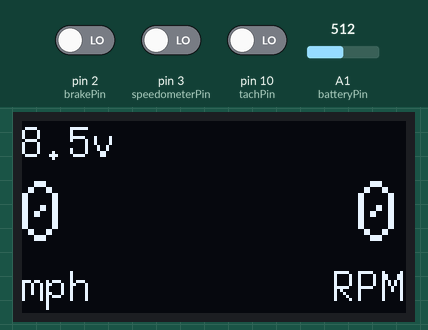
Bench run of a sketch on a simulated Arduino Uno, built with avr-gcc and run on an emulated ATmega328P. On the bench: 128×64 one-colour display. Inputs (shaded band) come from the test bench; at power-on: pin 2 (brakePin) LOW, pin 3 (speedometerPin) LOW, A1 (batteryPin) = 512, pin 10 (tachPin) LOW.

Above: at 1.6 s.
1.7 s: pin 2 (brakePin) driven HIGH
At 3.2 s:
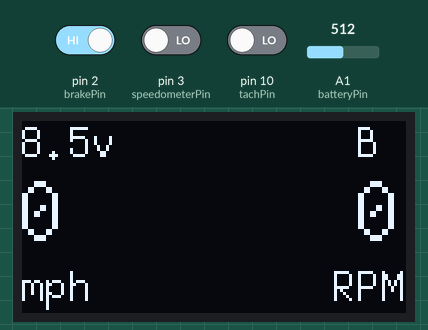
3.5 s: pin 3 (speedometerPin) driven HIGH
At 5.0 s:
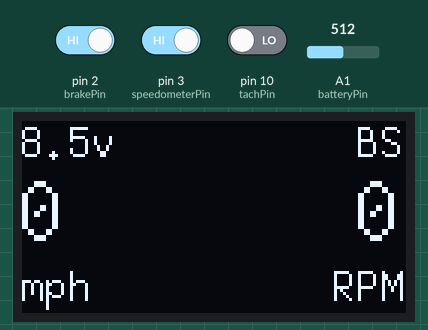
5.5 s: A1 (batteryPin) set to 716
At 6.6 s:
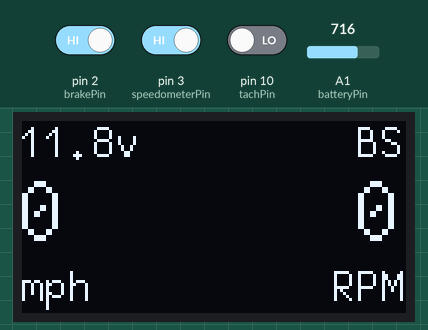
7.5 s: A1 (batteryPin) set to 900
At 9.2 s:
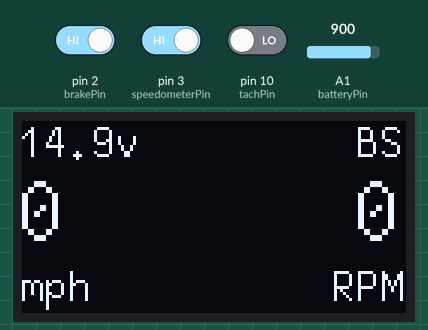
9.5 s: pin 2 (brakePin) driven LOW
At 10.8 s:
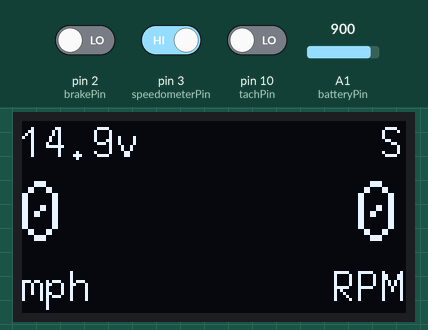
11.5 s: A1 (batteryPin) set to 1010
At 12.3 s:
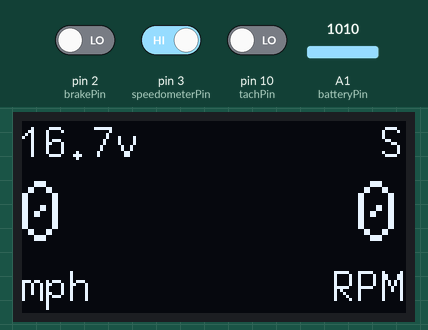
Timing chart, 0 to 14.5 s (numbered marks = the images above; inputs shaded):
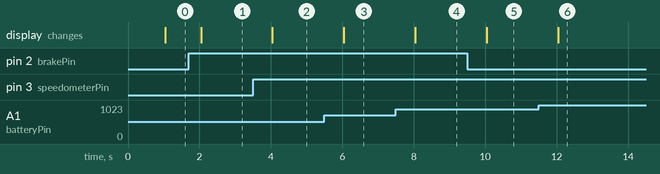

The sketch:

240InfoDisplayATtiny84.ino
```cpp
#include <Wire.h>
#include "SSD1306Ascii.h"
#include "SSD1306AsciiWire.h"
#include <CircularBuffer.h>

CircularBuffer<int, 25> speedBuffer;
CircularBuffer<int, 25> tachBuffer;


#define I2C_ADDRESS 0x3C

int batteryPin = A1;
int brakePin = 2;
int speedometerPin = 3;
int tachPin = 10;
int servoPin = 7;

unsigned long previousDrawMillis = 0;
const long interval = 1000;

const double hzPerMPH = 2.71;
const double hzPerRPM = 1 / 60.0 * 2;
//correction factor for non-stock wheel size
const double correctionFactor = .94;
const int noPulseTimeout = 500; //ms

unsigned int maxSpeed = 160;
unsigned int maxRPM = 7500;

unsigned long lastSpeedoPulse;
unsigned long lastTachPulse;
unsigned long speedoCycleDuration;
unsigned long tachCycleDuration;
bool prevSpeedState = false;
bool prevTachState = false;
float tachState;
float speedState;

// keep track if the last loop cycle had in a draw in it
// (messes up timings, data needs to be tossed)
bool drewRecently = false;

SSD1306AsciiWire oled;
//------------------------------------------------------------------------------
void setup() {
  Wire.begin();
  Wire.setClock(400000L);
  oled.begin(&Adafruit128x64, I2C_ADDRESS);

  pinMode(brakePin, INPUT);
  pinMode(speedometerPin, INPUT);


  oled.setFont(ZevvPeep8x16);
}

double readVoltage() {
  int sensorValue = analogRead(batteryPin);
  double voltage = (sensorValue / 1023.0) * 5 /  (10.0 / (23.8 + 10.0)); //voltage divider constant
  return voltage;
}
//------------------------------------------------------------------------------
void loop() {
  unsigned long currentMillis = millis();
  unsigned long time_now = micros();

  // Use EWMA on signal as a simple low pass filter
  speedState = speedState * 0.9 + (float)digitalRead(speedometerPin) * .1;
  bool speedBool = speedState >= 0.5;
  if (speedBool != prevSpeedState && speedBool == HIGH) { //only trigger on rising
    speedoCycleDuration = time_now - lastSpeedoPulse;
    lastSpeedoPulse = time_now;
    int speed = (d2_frequency(speedoCycleDuration) / hzPerMPH * correctionFactor);
    if (!drewRecently && speed <= maxSpeed && speed > 0) {
      // Add to circular buffer
      speedBuffer.push(speed);
    }
    drewRecently = false;
  }
  prevSpeedState = speedBool;

  tachState = tachState * 0.8 + (float)digitalRead(tachPin) * .2;
  bool tachBool = tachState >= 0.5;
  if (tachBool != prevTachState && tachBool == HIGH) {
    tachCycleDuration = time_now - lastTachPulse;
    lastTachPulse = time_now;
    int rpm = (int)(d2_frequency(tachCycleDuration) / hzPerRPM);
    if (!drewRecently && rpm <= maxRPM && rpm >= 0) {
      // Add to circular buffer
      tachBuffer.push(rpm);
    }
    drewRecently = false;
  }
  prevTachState = tachBool;

  // if we have not seen a pulse inside the timeout period, reset circular buffer
  if ((time_now - lastTachPulse) / 1000 > noPulseTimeout) {
    tachBuffer.clear();
  }
  if ((time_now - lastSpeedoPulse) / 1000 > noPulseTimeout) {
    speedBuffer.clear();
  }

  // draw every interval ms
  if (currentMillis - previousDrawMillis >= interval) {
    int rpm = 0;
    int speed = 0;

    if (speedBuffer.size() > 0) {
      for (unsigned int i = 0; i < speedBuffer.size(); i++) {
        speed += ((float)speedBuffer[i]);
      }
      speed /= speedBuffer.size();
    }

    if (tachBuffer.size() > 0) {
      for (unsigned int i = 0; i < tachBuffer.size(); i++) {
        rpm += ((float)tachBuffer[i]);
      }
      rpm /= tachBuffer.size();
      //round to nearest 50
      rpm = (((rpm + 25) / 50) * 50);
    }

    oled.set1X();
    //oled.clear();

    oled.setCursor(0, 0);
    oled.print(readVoltage(), 1);
    oled.print("v");

    //    oled.setCursor(80, 0);
    //    oled.print(speedBuffer.size());
    //    oled.print(' ');
    //    oled.print(speedBuffer[0]);
    //    oled.print("  ");
    oled.setCursor(112, 0);
    bool brakeState = digitalRead(brakePin);
    if (brakeState) {
      oled.print("B");
    } else {
      oled.print(" ");
    }

    if (speedState) {
      oled.print("S");
    } else {
      oled.print(" ");
    }


    oled.setCursor(0, 2);
    oled.set2X();
    oled.print(speed);
    if (speed < 10) oled.print(' ');
    if (speed < 100) oled.print(' ');

    oled.setCursor(16 * 4, 2);
    oled.set2X();
    if (rpm < 1000) oled.print(' ');
    if (rpm < 100) oled.print(' ');
    if (rpm < 10) oled.print(' ');
    oled.print(rpm);

    oled.setCursor(0, 6);
    oled.set1X();
    oled.print("mph");
    oled.setCursor(8 * 13, 6);
    oled.print("RPM");

    previousDrawMillis = currentMillis;
  }
}


unsigned int d2_frequency(long duration) {
  // should be 1000000UL, working around bug, micros thinking
  // clock speed is 16.0mhz when it is 16.5mhz
  if (duration == 0) return 0;
  return 1000000UL / duration;
}
```

Measured:
- after the input at 1.7 s, the display: changes after 0.34 s (image 1)
- after the input at 3.5 s, the display: changes after 0.54 s (image 2)
- after the input at 5.5 s, the display: changes after 0.55 s (image 3)
- after the input at 7.5 s, the display: changes after 0.55 s (image 4)
- after the input at 9.5 s, the display: changes after 0.55 s (image 5)
- after the input at 11.5 s, the display: changes after 0.55 s (image 6)
